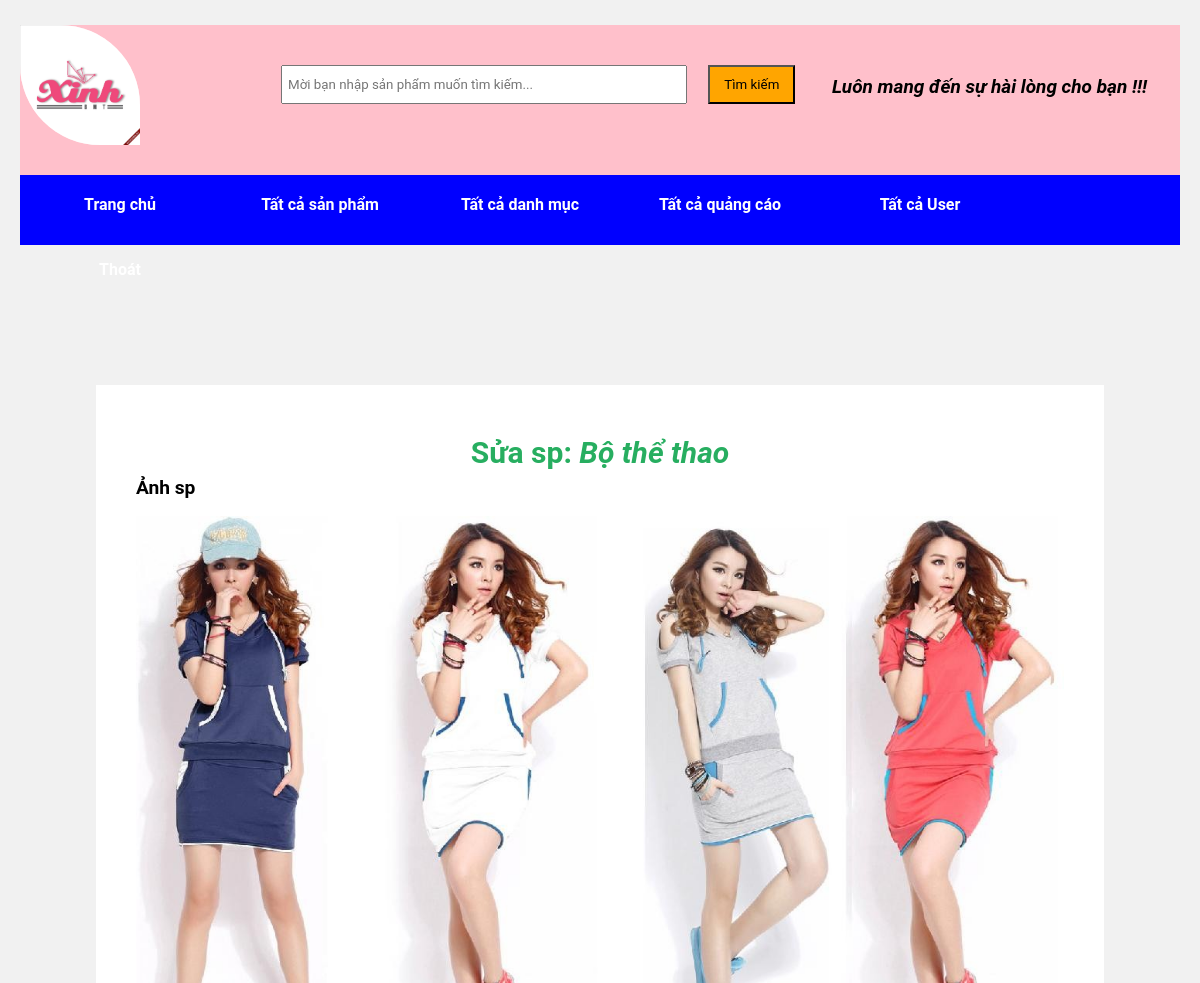
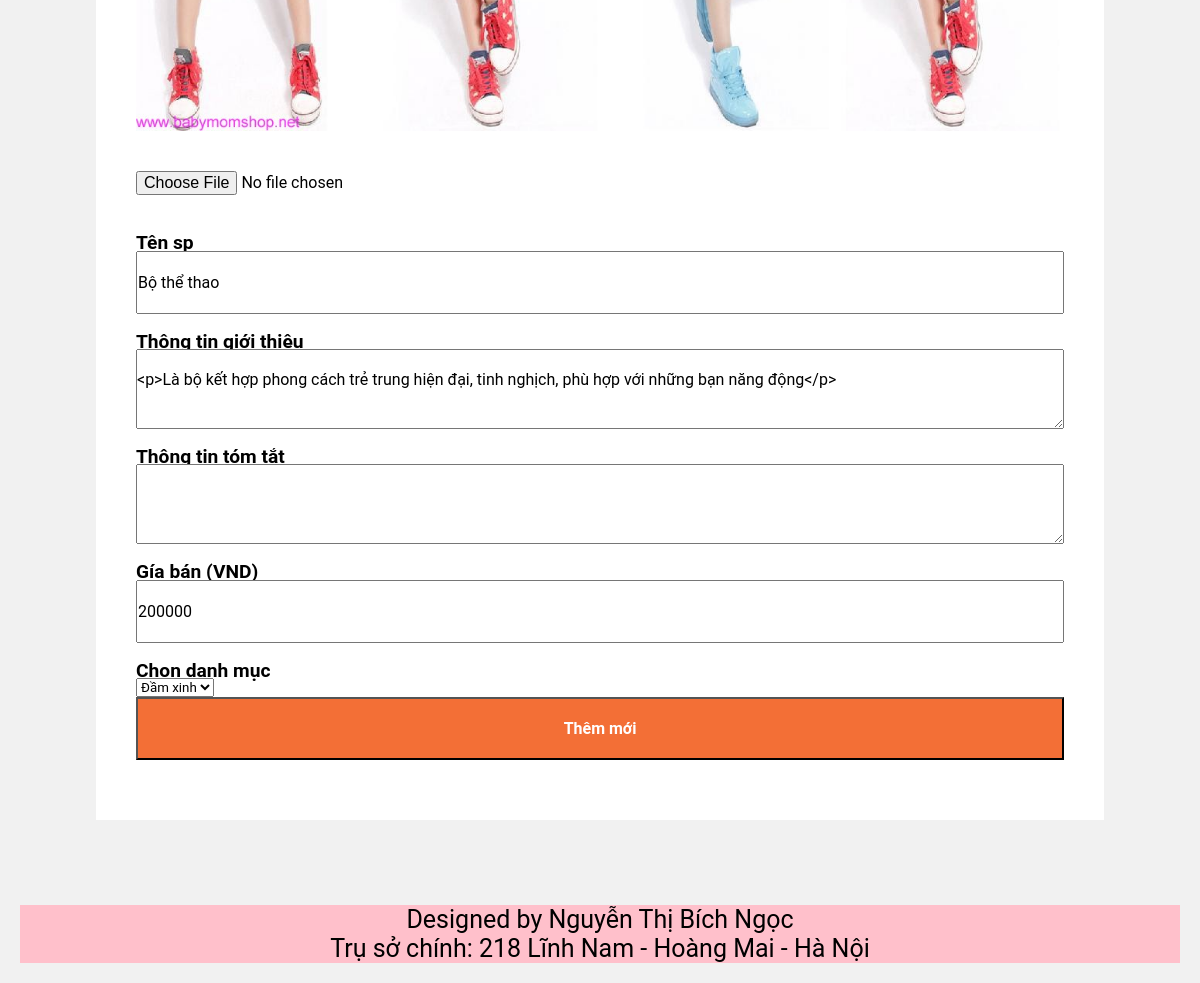
Page /admin/index.php?r=edit-sp&id=15 (signed in) on the committed database (2 pictures, top to bottom).
### tables this page shows
CREATE TABLE `sp` (
  `id` int(10) UNSIGNED NOT NULL,
  `menu` int(10) UNSIGNED NOT NULL DEFAULT '1',
  `avatar` varchar(200) NOT NULL,
  `name` varchar(120) NOT NULL,
  `info` text NOT NULL,
  `excerpt` varchar(250) NOT NULL,
  `price` text NOT NULL
);

CREATE TABLE `menu` (
  `id` int(11) NOT NULL,
  `name` varchar(120) NOT NULL,
  `info` text NOT NULL
);

### admin/edit-sp.php (the view, shortened to what this page needs)
<?php
	$id = $_GET['id'];
	$sql =  "SELECT * FROM sp WHERE id=$id LIMIT 1 ";
	$rs = mysqli_query($conn, $sql);
	$sp = mysqli_fetch_array($rs, MYSQLI_ASSOC);
?>
			<div class="form">
				<h2 class='alert alert-success'>Sửa sp: <i> <?php echo $sp["name"]; ?> </i></h2>
					<form  method="post" accept-charset="utf-8" enctype="multipart/form-data">
						<h2>Ảnh sp</h2>
						<img class='avatar-big' src="../upload/<?php echo $sp['avatar']?>">
						<input type="file" name="avatar"/>
						<h2>Tên sp</h2>
						<input type="text" name="name" max-length='120' value="<?php echo $sp['name'] ?>" />
						<h2>Thông tin giới thiệu</h2>
						<textarea id="gioithieu" name="info" class="textarea"><?php echo $sp['info']; ?></textarea>
						<h2>Thông tin tóm tắt</h2>
						<textarea id="tomtat" name="excerpt"><?php echo $sp["excerpt"];?></textarea>
						<h2>Gía bán (VND)</h2>
						<input type="text" name="price" min-range="0" max-length='120' value="<?php echo $sp['price'];?>" />
						<h2>Chọn danh mục</h2>
						<select name="menu">
						<?php
							$menus = mysqli_query($conn, "SELECT id , name FROM menu");
							while( $menu = mysqli_fetch_array($menus, MYSQLI_ASSOC) ){
						?>
							<option value="<?php echo $menu['id']?>"  <?php echo ($menu['id'] == $sp['menu'])  ? "selected" : "" ; ?> >
								<?php echo $menu["name"];?>
							</option>
						<?php }; ?>
						</select>
						<br/>
						<input type="submit" name="submit"  class="btn btn-submit" value="Thêm mới" style="background-color: #F36F36" />
					</form>
			</div>

### admin/css/style.css (style rules this page uses)
* { margin: 0 ; padding: 0 ; font-family: Tahoma, Roboto, sans-serif; }
body { margin:20px; background-color: #F1F1F1; background-position: 0px 0px; background-repeat: no-repeat; background-attachment: fixed; background-size: 100%; }
.form { width: 80%; padding:40px ; background-color:white; margin:40px auto; display: block; }
.form input , .form textarea { width:100%; margin-bottom: 20px; padding:20px 0px; font-size: 16px; }
.form input[type=submit] { font-weight: bold; color:white; background-color: #27ae60; cursor:pointer; }
.alert { padding: 20px; background-color: white; font-weight: bold; text-align: center; font-size: 30px; margin: 0 auto; }
.alert-success { color : #27ae60; }
.avatar-big { max-width: 100%; width: auto; display: block; padding: 20px 0px; }

### rows in the picture
sp: name "Bộ thể thao", avatar (picture), info "<p>Là bộ kết hợp phong cách trẻ trung hiện đại, tinh nghịch, phù hợp với những bạn năng động</p>", price "200000", menu "Đầm xinh"
